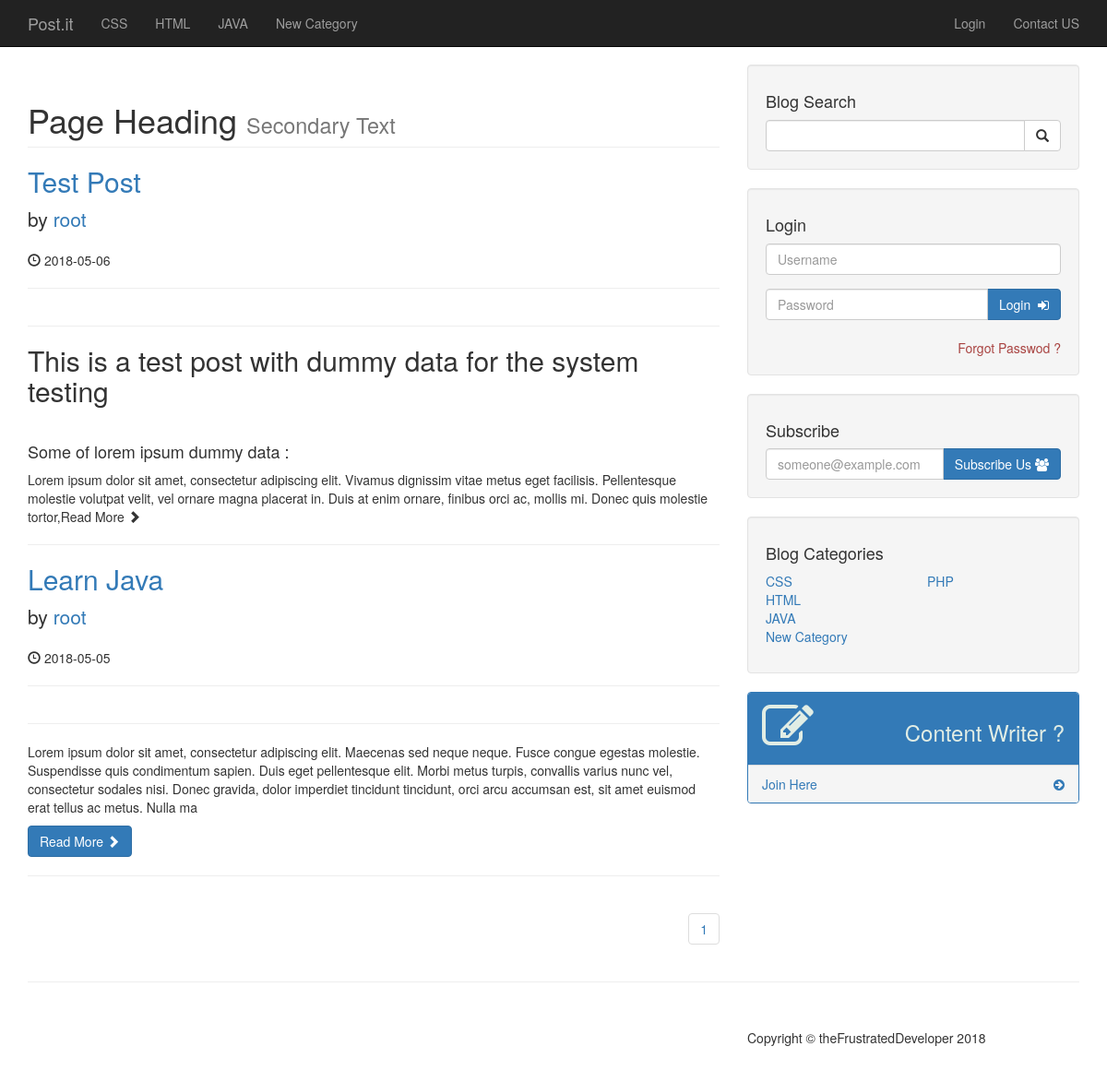
The page / on the database its author committed.
### tables this page shows
CREATE TABLE `category` (
  `cat_id` int(3) NOT NULL,
  `cat_title` varchar(32) NOT NULL
);

CREATE TABLE `posts` (
  `post_id` int(3) NOT NULL,
  `cat_id` int(3) NOT NULL,
  `post_title` varchar(32) NOT NULL,
  `post_author` varchar(32) NOT NULL,
  `post_date` date NOT NULL,
  `post_img` text NOT NULL,
  `post_content` text NOT NULL,
  `post_tag` text NOT NULL,
  `post_status` varchar(22) NOT NULL DEFAULT 'draft',
  `views_count` int(11) NOT NULL DEFAULT '1'
);

### index.php (the view, shortened to what this page needs)
<?php include "includes/header.php";?>
    <?php include "includes/nav.php";?>
    <div class="container">
        <div class="row">
            <div class="col-md-8">
                <h1 class="page-header">
                    Page Heading
                    <small>Secondary Text</small>
                </h1>
                <?php
                    $postCounts = "SELECT *  FROM posts WHERE post_status = 'published' ";
                    $showPostsCount = mysqli_query($connect,$postCounts);
                    $count = mysqli_num_rows($showPostsCount);
                    $perPage = 5;
                    $count = ceil($count / $perPage);
                    if($count < 1){
                        echo "<h3 class='text-center text-danger'>NO POSTS</h3>";
                    }else{
                        if(isset($_GET['page'])){
                            $page = $_GET['page'];
                        }else{
                            $page = "";
                        }
                        if($page == "" || $page == 1){
                            $pageNo = 0;
                        }else{
                            $pageNo = ($page * $perPage) - $perPage;
                        }
                        $selectAllfromPosts = "SELECT * FROM posts where post_status = 'published' ORDER BY post_id DESC LIMIT $pageNo , $perPage ";
                        $showAllfromPosts = mysqli_query($connect,$selectAllfromPosts);
                        while($row = mysqli_fetch_assoc($showAllfromPosts)){
                            $postID = $row['post_id'];
                            $postTitle = $row['post_title'];
                            $postAuthor = $row['post_author'];
                            $postDate = $row['post_date'];
                            $postContent = substr($row['post_content'],0,500);
                        ?>
                        <h2>
                        <a href="post/<?php echo $postID?>"><?php echo $postTitle ?></a>
                        </h2>
                        <p class="lead">
                            by <a href="author_posts.php?author=<?php echo $postAuthor ?>"><?php echo $postAuthor ?></a>
                        </p>
                        <p><span class="glyphicon glyphicon-time"></span><?php echo "   ".$postDate ?></p>
                        <hr>
                        <hr>
                        <p><?php echo $postContent ?></p>
                        <a class="btn btn-primary" href="post.php?p_id=<?php echo $postID?>">Read More <span class="glyphicon glyphicon-chevron-right"></span></a>
                        <hr>
                <?php } }?>
                <ul class="pagination" style="float:right;">
                    <?php
                        for($i = 1; $i <= $count; $i++){
                            if($i == $page){
                                echo "<li class='active'><a href='index.php?page=$i'>{$i}</a></li>";
                            }
                            else{
                                echo "<li><a href='index.php?page=$i'>{$i}</a></li>";
                            }
                        }
                    ?>
                </ul>
            </div>
            <?php include "includes/sidebar.php"; ?>
        </div>
        <hr>
<?php include "includes/footer.php"; ?>

### includes/nav.php (shortened to what this page needs)
<nav class="navbar navbar-inverse navbar-fixed-top" role="navigation">
    <div class="container">
        <div class="navbar-header">
            <a class="navbar-brand" href="/cms">Post.it</a>
        </div>
        <div class="collapse navbar-collapse" id="bs-example-navbar-collapse-1">
            <ul class="nav navbar-nav">
                <?php
                $selectAllfromCat = "SELECT * FROM category LIMIT 4";
                $showAllfromCat = mysqli_query($connect,$selectAllfromCat);
                while($row = mysqli_fetch_assoc($showAllfromCat)){
                    $navID = $row['cat_id'];
                    $navTitle = $row['cat_title'];
                    $activeClass = "";
                    $contactClass = "";
                    echo "<li class='$activeClass'><a href='/cms/sidebarCategory/$navID'>$navTitle</a></li>";
                }
                ?>
            </ul>
            <ul class="nav navbar-nav navbar-right">
                <?php
                    if(isset($_SESSION['role'])){
                        echo "<li><a href='/cms/admin'>Admin Panel</a></li>";
                        if($_SESSION['role'] == 1){
                            if(isset($_GET['p_id'])){
                            $postID = $_GET['p_id'];
                            echo "<li><a href='/cms/admin/post_list.php?source=edit_post&p_id=$postID'>Edit Post</a></li>";
                        }
                        }
                    }else{
                        echo "<li><a href='/cms/login'>Login</a></li>";
                    }
                ?>
                <li class="<?php echo $contactClass; ?>"><a href="/cms/contact">Contact US</a></li>
            </ul>
        </div>
    </div>
</nav>

### includes/sidebar.php (shortened to what this page needs)
    <div class="col-md-4">
    <div class="well">
        <h4>Blog Search</h4>
        <form action="search.php" method="get">
        <div class="input-group">
            <input name="search" type="text" class="form-control">
            <span class="input-group-btn">
                <button name="submit" value="true" class="btn btn-default" type="submit">
                    <span class="glyphicon glyphicon-search"></span>
            </button>
            </span>
        </div>
        </form>
    </div>
    <div class="well">
       <?php if(isset($_SESSION['role'])): ?>
           <h4>Login</h4>
           <form action="/cms/includes/logout.php" method="post">
            <div class="input-group">
            <input type="text" name="info" class="form-control" readonly value="You are logged in as <?php echo $_SESSION['username']; ?>">
            <span class="input-group-btn">
                <button name="login" class="btn btn-danger" value="logout" type="submit">
                    Log-Out
                </button>
            </span>
        </div>
        </form>
       <?php else: ?>
           <h4>Login</h4>
        <form action="/cms/includes/login.php" method="post">
        <div class="form-group">
            <input name="username" type="text" class="form-control" placeholder="Username">
        </div>
        <div class="input-group">
            <input type="password" name="password" class="form-control" placeholder="Password">
            <span class="input-group-btn">
                <button name="login" class="btn btn-primary" value="Login" type="submit">
                    Login&nbsp;&nbsp;<i class="fa fa-sign-in" aria-hidden="true"></i>
                </button>
            </span>
        </div><br>
            <a href="/cms/forgot?pswrd=<?php echo uniqid(true);?>" style="text-decoration:none;"class="text-danger pull-right">Forgot Passwod ?</a><br>
        </form>
        <?php endif;?>
        </div>
        <div class="well">
        <h4>Subscribe</h4>
        <form action="" method="post">
        <div class="input-group">
            <input type="email" name="subEmail" class="form-control" placeholder="someone@example.com">
            <span class="input-group-btn">
                <button name="subs" class="btn btn-primary" value="subscriber" type="submit">
                  Subscribe Us&nbsp;<i class="fa fa-users" aria-hidden="true"></i>
                </button>
            </span>
        </div>
    </div>
    <div class="well">
        <h4>Blog Categories</h4>
        <div class="row">
            <div class="col-lg-6">
                <ul class="list-unstyled">
                <?php
                $selectAllfromCat = "SELECT * FROM category LIMIT 4";
                $showAllfromCat = mysqli_query($connect,$selectAllfromCat);
                while($row = mysqli_fetch_assoc($showAllfromCat)){
                    $navID = $row['cat_id'];
                    $navTitle = $row['cat_title'];
                    echo "<li><a href='/cms/sidebarCategory/$navID'>$navTitle</a></li>";
                }
                ?>
                </ul>
            </div>
            <div class="col-lg-6">
                <ul class="list-unstyled">
                <?php
                $selectAllfromCat = "SELECT * FROM category LIMIT 4,8";
                $showAllfromCat = mysqli_query($connect,$selectAllfromCat);
                while($row = mysqli_fetch_assoc($showAllfromCat)){
                    $navID = $row['cat_id'];
                    $navTitle = $row['cat_title'];
                    echo "<li><a href='/cms/sidebarCategory/$navID'>$navTitle</a></li>";
                }
                ?>
                </ul>
            </div>
        </div>
    </div>
    <?php include "widgets.php"; ?>
</div>

### css/blog-home.css (style rules this page uses)
body { padding-top: 70px; }

### rows shown on the page
category: cat_title "CSS"
category: cat_title "HTML"
category: cat_title "JAVA"
category: cat_title "New Category"
posts: post_title "Test Post", post_author "root", post_date "2018-05-06", post_content "This is a test post with dummy data for the system testing Some of lorem ipsum dummy data : Lorem ipsum dolor sit amet, consectetur adipiscing elit. Vivamus dignissim vitae metus eget facilisis. Pellentesque molestie volutpat velit, vel ornare magna placerat in. Duis at enim ornare, finibus orci ac, mollis mi. Donec quis molestie tortor,"
posts: post_title "Learn Java", post_author "root", post_date "2018-05-05", post_content "Lorem ipsum dolor sit amet, consectetur adipiscing elit. Maecenas sed neque neque. Fusce congue egestas molestie. Suspendisse quis condimentum sapien. Duis eget pellentesque elit. Morbi metus turpis, convallis varius nunc vel, consectetur sodales nisi. Donec gravida, dolor imperdiet tincidunt tincidunt, orci arcu accumsan est, sit amet euismod erat tellus ac metus. Nulla ma"
category: cat_title "PHP"
